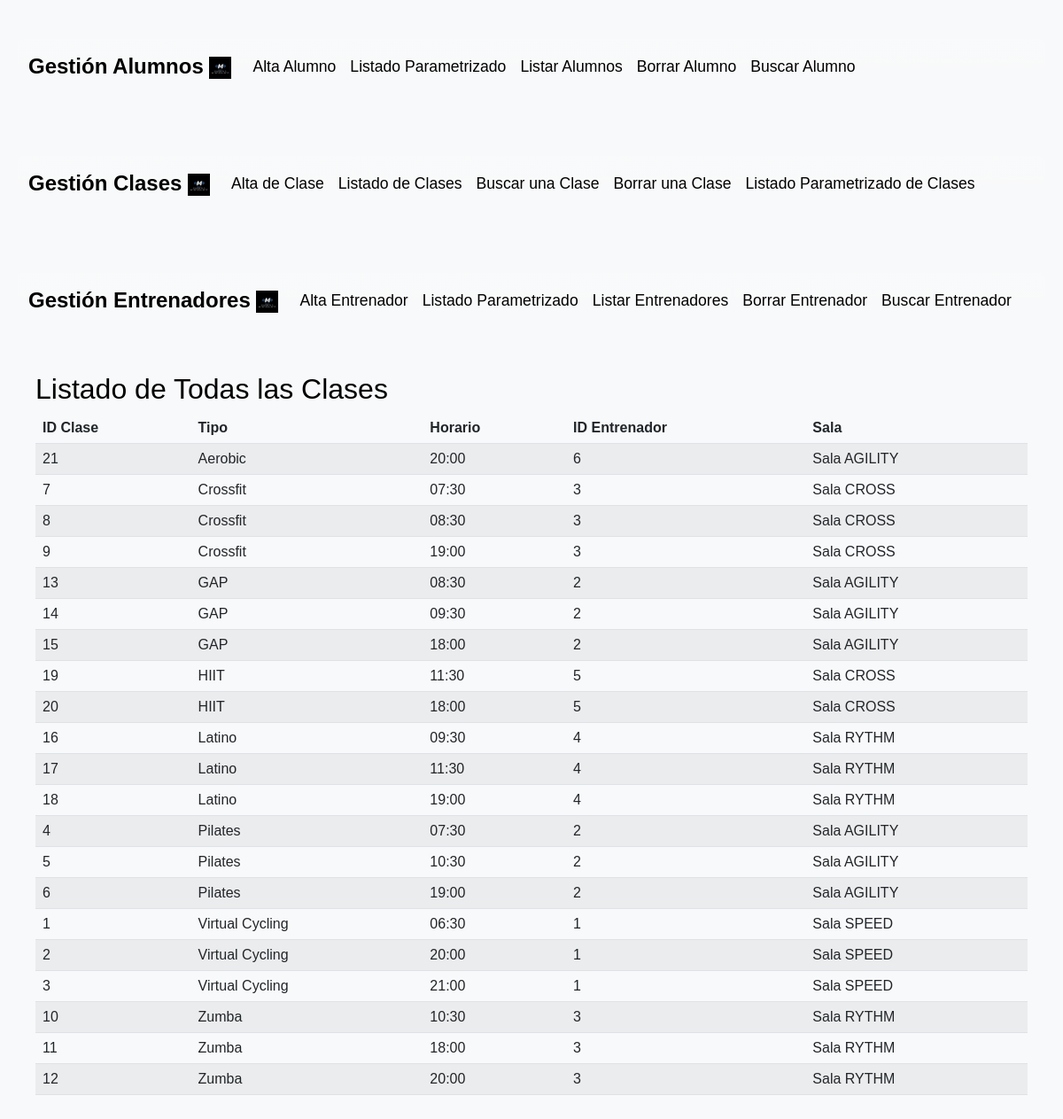
/listadoClases.php, run on the app's committed database.
### tables this page shows
CREATE TABLE clases (
  id_clase int(11) NOT NULL AUTO_INCREMENT,  
  tipo varchar(50) NOT NULL,                 
  horario varchar(5) NOT NULL,               
  id_entrenador int(11) NOT NULL,            
  sala varchar(50) NOT NULL,                 
  PRIMARY KEY (id_clase)                     
);

### listadoClases.php (the view, shortened to what this page needs)
<?php
$conexion = obtenerConexion();
$sql = "SELECT id_clase, tipo, horario, id_entrenador, sala FROM clases ORDER BY tipo, horario";
$resultado = mysqli_query($conexion, $sql);
?>
<div class="container">
    <h2>Listado de Todas las Clases</h2>
    <table class="table table-striped">
        <thead>
            <tr>
                <th>ID Clase</th>
                <th>Tipo</th>
                <th>Horario</th>
                <th>ID Entrenador</th>
                <th>Sala</th>
            </tr>
        </thead>
        <tbody>
            <?php
            if (mysqli_num_rows($resultado) > 0) {
                while ($fila = mysqli_fetch_assoc($resultado)) {
                    echo "<tr>";
                    echo "<td>" . $fila['id_clase'] . "</td>";
                    echo "<td>" . $fila['tipo'] . "</td>";
                    echo "<td>" . $fila['horario'] . "</td>";
                    echo "<td>" . $fila['id_entrenador'] . "</td>";
                    echo "<td>" . $fila['sala'] . "</td>";
                    echo "</tr>";
                }
            } else {
                echo "<tr><td colspan='5' class='text-center'>No hay clases registradas.</td></tr>";
            }
            ?>
        </tbody>
    </table>
</div>
</body>
</html>

### css/estilos.css (style rules this page uses)
body { font-family: 'Arial', sans-serif; background-color: #f8f9fa; color: #000000; margin: 0; padding: 0; }
.container { max-width: 1200px; margin: 0 auto; padding: 20px; }
.navbar { background-color: #007bff; border-radius: 5px; margin-bottom: 30px; }
.navbar .navbar-brand { color: #000000 !important; font-size: 1.5rem; font-weight: bold; }
.navbar .navbar-nav .nav-item .nav-link { color: #000000 !important; font-size: 1.1rem; }
.navbar-brand, .nav-link { color: #000000 !important; }

### data on the page
clases: id_clase "21", tipo "Aerobic", horario "20:00", id_entrenador "6", sala "Sala AGILITY"
clases: id_clase "7", tipo "Crossfit", horario "07:30", id_entrenador "3", sala "Sala CROSS"
clases: id_clase "8", tipo "Crossfit", horario "08:30", id_entrenador "3", sala "Sala CROSS"
clases: id_clase "9", tipo "Crossfit", horario "19:00", id_entrenador "3", sala "Sala CROSS"
clases: id_clase "13", tipo "GAP", horario "08:30", id_entrenador "2", sala "Sala AGILITY"
clases: id_clase "14", tipo "GAP", horario "09:30", id_entrenador "2", sala "Sala AGILITY"
clases: id_clase "15", tipo "GAP", horario "18:00", id_entrenador "2", sala "Sala AGILITY"
clases: id_clase "19", tipo "HIIT", horario "11:30", id_entrenador "5", sala "Sala CROSS"
clases: id_clase "20", tipo "HIIT", horario "18:00", id_entrenador "5", sala "Sala CROSS"
clases: id_clase "16", tipo "Latino", horario "09:30", id_entrenador "4", sala "Sala RYTHM"
clases: id_clase "17", tipo "Latino", horario "11:30", id_entrenador "4", sala "Sala RYTHM"
clases: id_clase "18", tipo "Latino", horario "19:00", id_entrenador "4", sala "Sala RYTHM"
clases: id_clase "4", tipo "Pilates", horario "07:30", id_entrenador "2", sala "Sala AGILITY"
clases: id_clase "5", tipo "Pilates", horario "10:30", id_entrenador "2", sala "Sala AGILITY"
clases: id_clase "6", tipo "Pilates", horario "19:00", id_entrenador "2", sala "Sala AGILITY"
clases: id_clase "1", tipo "Virtual Cycling", horario "06:30", id_entrenador "1", sala "Sala SPEED"
clases: id_clase "2", tipo "Virtual Cycling", horario "20:00", id_entrenador "1", sala "Sala SPEED"
clases: id_clase "3", tipo "Virtual Cycling", horario "21:00", id_entrenador "1", sala "Sala SPEED"
clases: id_clase "10", tipo "Zumba", horario "10:30", id_entrenador "3", sala "Sala RYTHM"
clases: id_clase "11", tipo "Zumba", horario "18:00", id_entrenador "3", sala "Sala RYTHM"
clases: id_clase "12", tipo "Zumba", horario "20:00", id_entrenador "3", sala "Sala RYTHM"
